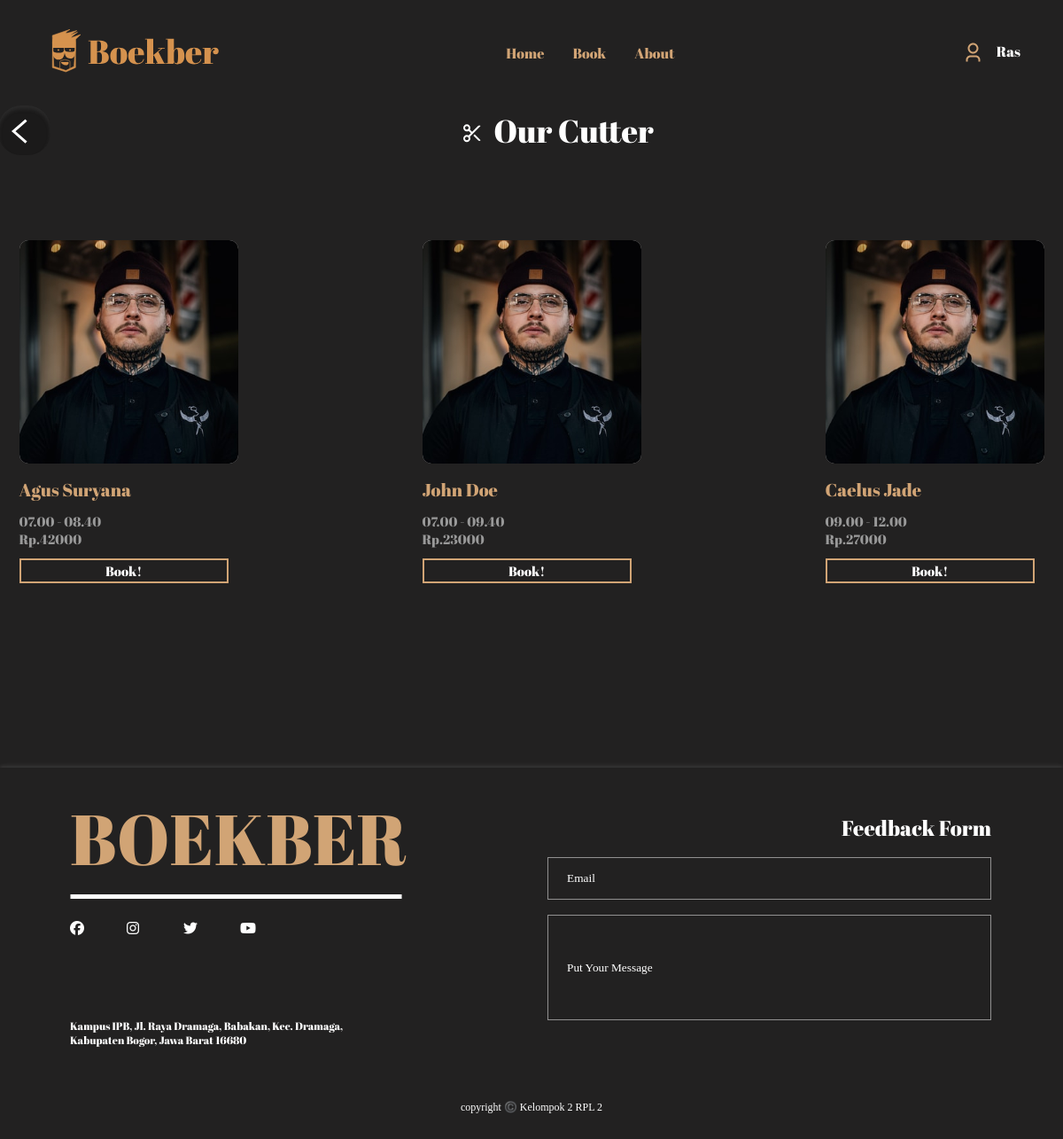
/Features/Barber/Barber.php (signed in), run on the app's committed database.
### tables this page shows
CREATE TABLE `user` (
  `id` int(32) NOT NULL,
  `Username` varchar(255) NOT NULL,
  `Password` varchar(255) NOT NULL,
  `Email` varchar(255) NOT NULL,
  `Phone_Number` varchar(255) NOT NULL
);

CREATE TABLE `tukang_cukur` (
  `idBarber` int(32) NOT NULL,
  `Username` varchar(255) NOT NULL,
  `Password` varchar(255) NOT NULL,
  `Email` varchar(255) NOT NULL,
  `Price` double NOT NULL,
  `nama_barber` varchar(32) NOT NULL,
  `Service_Hour` varchar(24) NOT NULL,
  `tukangcukur_img` blob NOT NULL
);

### Features/Barber/Barber.php (the view, shortened to what this page needs)
<?php
include("../../Component/Configuration/configuration.php");
$iduser = $_SESSION["id"];
$QueryID = mysqli_query($con, "SELECT * FROM user WHERE id = '$iduser'");
?>
<!DOCTYPE html>
<html lang="en">
<head>
    <link rel="stylesheet" href="Barber.css">
</head>
<body>
    <div class="container-navbar">
        <div class="navbar-logo">
            <img src="./../../Asset/Navbar Logo.svg" alt="Boekber">
        </div>
        <div class="navbar-list">
            <a href="../../Features/Home/Home_after_login.php">
                <li>Home</li>
            </a>
            <a href="../../Features/Book/Book.php">
                <li>Book</li>
            </a>
            <a href="About.php">
                <li>About</li>
            </a>
        </div>
        <div class="navbar-profile">
            <img src="../../Asset//User Icon.svg" alt="Icon">
            <?php
            while ($baris = mysqli_fetch_array($QueryID)) {
                echo "<h2> $baris[Username]</h2>";
            }
            ?>
        </div>
    </div>
    <section>
        <div class="barber-header">
            <div class="barber-return-arrow">
                <a href="../Book/Book.php">
                    <img src="../../Asset/return_arrow.svg">
                </a>
            </div>
            <img src="../../Asset/Booking-Scissor-Icon.svg">
            <h2>Our Cutter</h2>
        </div>
        <div class="barber-container">
            <div class="barber-wrapper">
                <?php
                for ($BarberID = 1; $BarberID < 4; $BarberID++) {
                    $QueryBarber = mysqli_query($con, "SELECT * FROM `tukang_cukur` WHERE idBarber = '$BarberID'");
                    echo '<div class="barber">';
                    while ($Barber = mysqli_fetch_assoc($QueryBarber)) {
                        echo '<img src="../../Asset/Barber-placeholder-pic.svg" alt="Barber Placeholder">';
                        echo "<h2> $Barber[nama_barber]</h2>";
                        echo "<h3> $Barber[Service_Hour]</h2>";
                        echo "<h3> Rp.$Barber[Price]</h2>";
                        echo '<button type="submit">';
                        echo '<a class = "barber-link" href="../../Features/Order/Order.php"> Book! </a>';
                        echo '</button>';
                    }
                    echo '</div>';
                }
                ?>
            </div>
        </div>
    </section>
    <Footer>
        <div class="footer">
            <div class="footer-container-left">
                <div class="footer-spotlight">
                    <div class="footer-header">
                        <h2>BOEKBER</h2>
                        <img src="../../Asset/Footer Line.svg" />
                    </div>
                    <div class="footer-social">
                        <a href="#"><i class="fa-brands fa-facebook"></i></a>
                        <a href="#"><i class="fa-brands fa-instagram"></i></a>
                        <a href="#"><i class="fa-brands fa-twitter"></i></a>
                        <a href="#"><i class="fa-brands fa-youtube"></i></a>
                    </div>
                </div>
                <div class="footer-address">
                    <p>
                        Kampus IPB, Jl. Raya Dramaga, Babakan, Kec. Dramaga,<br />
                        Kabupaten Bogor, Jawa Barat 16680
                    </p>
                </div>
            </div>
            <div class="footer-container-right">
                <h2>Feedback Form</h2>
                <div class="input">
                    <div class="input-email">
                        <input type="text" placeholder="Email" />
                    </div>
                    <div class="input-message">
                        <input type="text" placeholder="Put Your Message" />
                    </div>
                </div>
            </div>
        </div>
        <div class="footer-copyright">
            <p>copyright ©️ Kelompok 2 RPL 2</p>
        </div>
    </Footer>
</body>
</html>

### Features/Barber/Barber.css (style rules this page uses)
* { margin: 0; padding: 0; }
body { font-family: 'Plus Jakarta Sans'; background-color: #222121; }
.container-navbar { display: flex; justify-content: space-between; align-items: center; background-color: #222121; padding-top: 2rem; padding-left: 3rem; padding-right: 3rem; padding-bottom: 2rem; }
.navbar-profile { display: flex; flex-direction: row; }
.navbar-profile h2 { padding-left: 14px; font-family: 'Abril Fatface'; font-style: normal; font-weight: 400; font-size: 16px; line-height: 22px; color: white; }
.navbar-list { display: flex; gap: 2rem; }
.navbar-list li { list-style: none; color: #D1A475; font-weight: 500; font-family: 'Abril Fatface'; font-style: normal; font-weight: 400; font-size: 16px; line-height: 22px; }
.navbar-list a { text-decoration: none; }
.navbar-logo { color: #D1A475; }
.barber-header { display: flex; justify-content: center; align-items: center; }
.barber-header h2 { font-family: 'Abril Fatface'; font-style: normal; font-weight: 400; font-size: 36px; line-height: 49px; color: #FFFFFF; }
.barber-header img { margin: 0 .75rem 0 0; transform: translateY(.2rem); }
.barber-return-arrow { display: flex; justify-content: center; align-items: center; width: 59px; height: 56.02px; background: #1B1A1A; box-shadow: inset 0px 4px 4px rgba(92, 92, 92, 0.25); border-radius: 25.6263px; transform: translateX(-29rem); }
.barber-container { display: flex; justify-content: center; }
.barber-wrapper { padding: 6rem 0 0 0; display: grid; grid-template-columns: repeat(3, minmax(0, 1fr)); grid-template-rows: repeat(1, minmax(0, 1fr)); gap: 13rem; }
.barber h2 { padding: .75rem 0 .75rem 0; font-family: 'Abril Fatface'; font-style: normal; font-weight: 400; font-size: 20px; line-height: 27px; color: #D1A475; }
.barber h3 { font-family: 'Abril Fatface'; font-style: normal; font-weight: 400; font-size: 15px; line-height: 20px; color: #999999; }
.barber-link { text-decoration: none; color: #FFFFFF; }
button { font-family: 'Abril Fatface'; font-style: normal; font-weight: 400; font-size: 15px; line-height: 20px; width: 236px; height: 28px; border: 2px solid #D1A475; transition: .3s; color: #D1A475; background: transparent; text-decoration: none; margin: .75rem 0 0 0; }
Footer { margin: 13rem 0 0 0; background-color: #222121; box-shadow: 0px -2px 4px rgba(255, 255, 255, 0.1); }
.footer { display: flex; justify-content: space-between; }
.footer-container-left { display: flex; flex-direction: column; align-items: flex-start; padding: 25px 0 0 79px; }
.footer-header h2 { color: #D1A475; font-family: 'Abril Fatface'; font-style: normal; font-weight: 400; font-size: 80px; }
.footer-social { display: flex; gap: 40px; padding: 20px 0 0 0; }
.footer-social i { color: white; width: 24px; height: 24px; }
.footer-address p { font-family: 'Abril Fatface'; font-style: normal; font-weight: 400; font-size: 12px; line-height: 16px; padding: 86px 0 0 0; color: #FFFFFF; }
.footer-container-right { display: flex; flex-direction: column; align-items: flex-end; padding: 52px 81px 0 0; }
.footer-container-right h2 { color: #FFFFFF; font-family: 'Abril Fatface'; font-style: normal; font-weight: 400; font-size: 24px; line-height: 32px; }
.input-email input { font-family: 'EB Garamond'; color: #FFFFFF; width: 499px; height: 46px; background-color: transparent; margin: 17px 0 0 0; border: 1px solid rgba(255, 255, 255, 0.5); }
.input-email ::placeholder { color: #FFFFFF; padding-left: 21px; }
.input-message input { font-family: 'EB Garamond'; color: #FFFFFF; width: 499px; height: 117px; background-color: transparent; margin: 17px 0 0 0; border: 1px solid rgba(255, 255, 255, 0.5); }
.input-message ::placeholder { color: #FFFFFF; padding-left: 21px; }
.footer-copyright { display: flex; justify-content: center; padding: 60px 0 0 0; }
.footer-copyright p { color: #FFFFFF; font-family: 'EB Garamond'; font-style: normal; font-weight: 400; font-size: 12px; line-height: 16px; padding-bottom: 28px; }

### data on the page
user: Username "Ras"
tukang_cukur: nama_barber "Agus Suryana", Service_Hour "07.00 - 08.40", Price "42000"
tukang_cukur: nama_barber "John Doe", Service_Hour "07.00 - 09.40", Price "23000"
tukang_cukur: nama_barber "Caelus Jade", Service_Hour "09.00 - 12.00", Price "27000"
